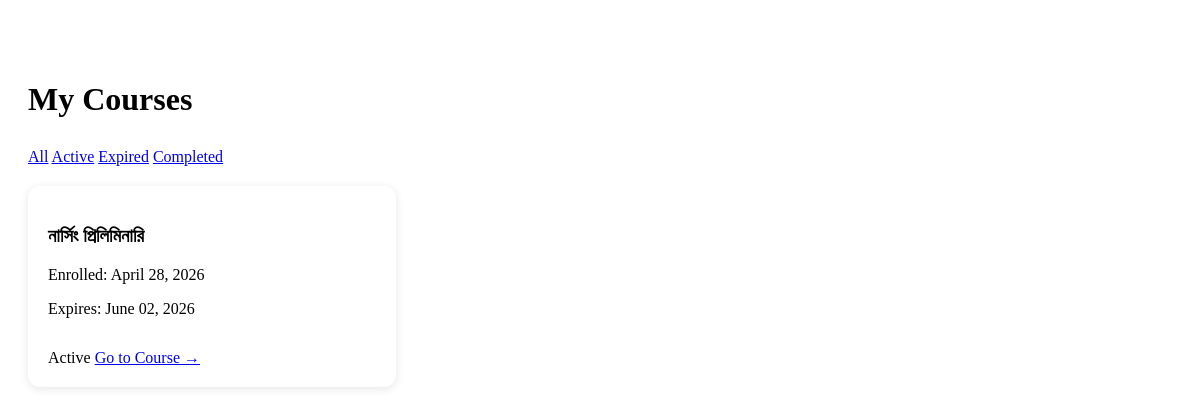
The app's page /my-courses/ (signed in), older data.
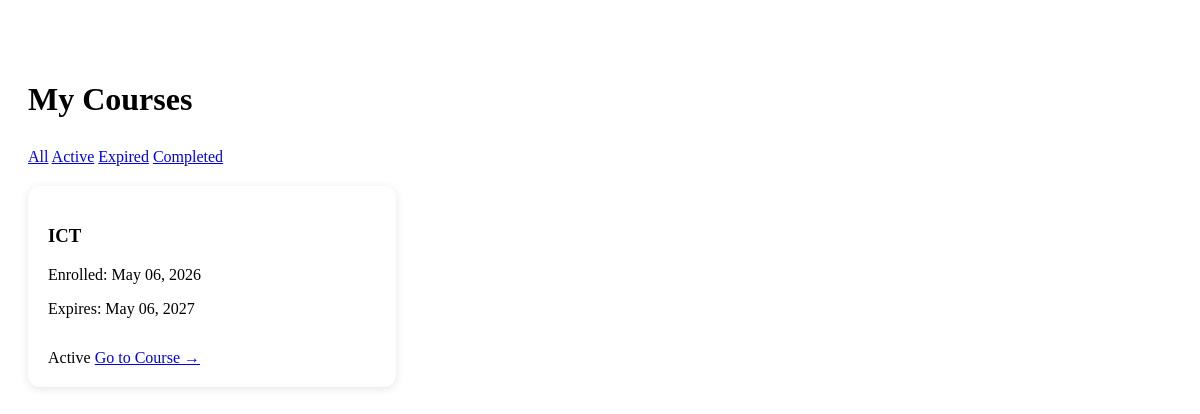
The same page, newer data.
### app/models.py (models this page shows, shortened)
class UserCourseEnrollment(models.Model):
    STATUS_CHOICES = (
        ("active", "Active"),
        ("completed", "Completed"),
        ("expired", "Expired"),
    )
    user = models.ForeignKey(
        User,
        on_delete=models.CASCADE,
        related_name="course_enrollments"
    )
    course = models.ForeignKey(
        Course,
        on_delete=models.CASCADE,
        related_name="enrollments"
    )
    start_time = models.DateTimeField()
    end_time = models.DateTimeField()
    status = models.CharField(
        max_length=20,
        choices=STATUS_CHOICES,
        default="active"
    )
    enrolled_at = models.DateTimeField(
        auto_now_add=True
    )
    class Meta:
        unique_together = ('user', 'course')

class Course(models.Model):
    name = models.CharField(max_length=255)
    description = models.TextField()
    subjects = models.ManyToManyField(
        Subject,
        related_name="courses"
    )
    image = models.ImageField(
        upload_to="courses/",
        blank=True,
        null=True
    )
    total_subjects = models.PositiveIntegerField(
        default=0
    )
    total_questions = models.PositiveIntegerField(
        default=0
    )
    created_at = models.DateTimeField(
        auto_now_add=True
    )
    updated_at = models.DateTimeField(
        auto_now=True
    )
    one_month_price = models.IntegerField(default=0)
    six_month_price = models.IntegerField(default=0)
    one_year_price = models.IntegerField(default=0)

### app/views.py (the view)
# urls.py: path('my-courses/', views.my_courses, name='my_courses'),
@login_required
def my_courses(request):
    enrollments = UserCourseEnrollment.objects.filter(
        user=request.user
    ).select_related('course').order_by('-enrolled_at')
    status_filter = request.GET.get('status', 'all')
    if status_filter != 'all':
        enrollments = enrollments.filter(status=status_filter)
    context = {
        'enrollments': enrollments,
        'status_filter': status_filter,
    }
    return render(request, 'accounts/my_courses.html', context)

### app/templates/accounts/my_courses.html
<div class="container" style="max-width: 1200px; margin: 40px auto; padding: 20px;">
    <h1 style="margin-bottom: 30px;">My Courses</h1>
    <div style="margin-bottom: 20px;">
        <a href="?status=all" class="btn btn-secondary">All</a>
        <a href="?status=active" class="btn btn-secondary">Active</a>
        <a href="?status=expired" class="btn btn-secondary">Expired</a>
        <a href="?status=completed" class="btn btn-secondary">Completed</a>
    </div>
    <div class="courses-grid" style="display: grid; grid-template-columns: repeat(auto-fill, minmax(350px, 1fr)); gap: 20px;">
        {% for enrollment in enrollments %}
        <div class="course-card" style="background: white; border-radius: 12px; padding: 20px; box-shadow: 0 2px 10px rgba(0,0,0,0.1);">
            <h3>{{ enrollment.course.name }}</h3>
            <p>Enrolled: {{ enrollment.enrolled_at|date:"F d, Y" }}</p>
            <p>Expires: {{ enrollment.end_time|date:"F d, Y" }}</p>
            <span class="status-badge status-{{ enrollment.status }}">{{ enrollment.status|title }}</span>
            <a href="{% url 'course_detail' enrollment.course.id %}" style="display: inline-block; margin-top: 15px;">Go to Course →</a>
        </div>
        {% empty %}
        <p>You haven't enrolled in any courses yet.</p>
        {% endfor %}
    </div>
</div>

Row changes from the older to the newer data that the page shows:
removed UserCourseEnrollment: course.name "নার্সিং প্রিলিমিনারি", enrolled_at "April 28, 2026", end_time "June 02, 2026", status "Active"
added UserCourseEnrollment: course.name "ICT", enrolled_at "May 06, 2026", end_time "May 06, 2027", status "Active"
